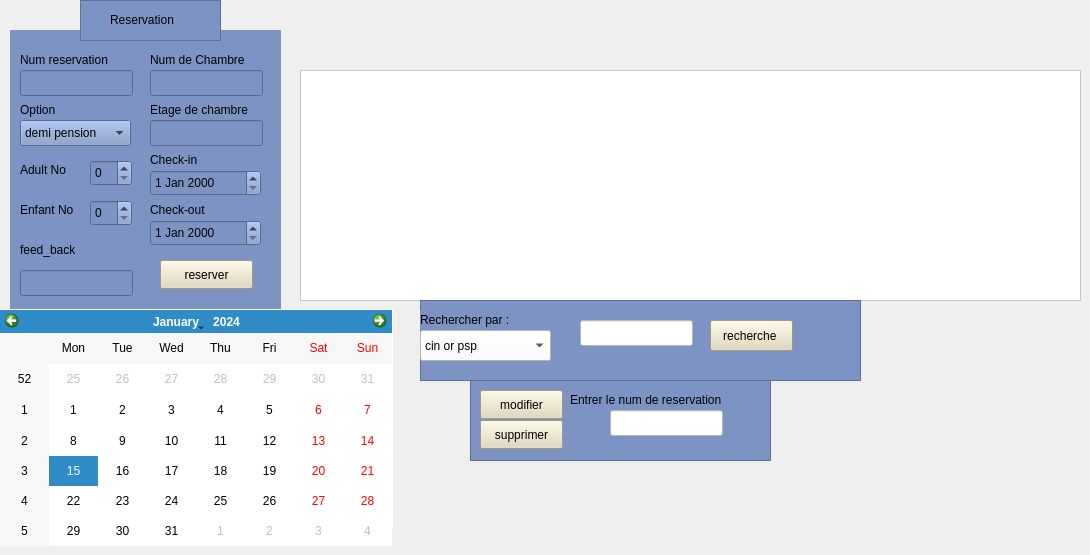
     <widget class="QWidget" name="tab_18">
      <attribute name="title">
       <string>reservation</string>
      </attribute>
      <widget class="QWidget" name="widget_8" native="true">
       <property name="geometry">
        <rect>
         <x>10</x>
         <y>30</y>
         <width>271</width>
         <height>281</height>
        </rect>
       </property>
       <property name="styleSheet">
        <string notr="true">background-color:#7C93C3;
</string>
       </property>
       <widget class="QLabel" name="label_104">
        <property name="geometry">
         <rect>
          <x>140</x>
          <y>120</y>
          <width>63</width>
          <height>20</height>
         </rect>
        </property>
        <property name="text">
         <string>Check-in</string>
        </property>
       </widget>
       <widget class="QDateEdit" name="dateEdit_CHECK_OUT">
        <property name="geometry">
         <rect>
          <x>140</x>
          <y>190</y>
          <width>111</width>
          <height>26</height>
         </rect>
        </property>
       </widget>
       <widget class="QLabel" name="label_105">
        <property name="geometry">
         <rect>
          <x>140</x>
          <y>170</y>
          <width>81</width>
          <height>20</height>
         </rect>
        </property>
        <property name="text">
         <string>Check-out</string>
        </property>
       </widget>
       <widget class="QDateEdit" name="dateEdit_CHECK_IN">
        <property name="geometry">
         <rect>
          <x>140</x>
          <y>140</y>
          <width>111</width>
          <height>26</height>
         </rect>
        </property>
       </widget>
       <widget class="QLabel" name="label_106">
        <property name="geometry">
         <rect>
          <x>140</x>
          <y>20</y>
          <width>121</width>
          <height>20</height>
         </rect>
        </property>
        <property name="text">
         <string>Num de Chambre</string>
        </property>
       </widget>
       <widget class="QLineEdit" name="lineEdit_NUM_CHAMBRE">
        <property name="geometry">
         <rect>
          <x>140</x>
          <y>40</y>
          <width>113</width>
          <height>26</height>
         </rect>
        </property>
       </widget>
       <widget class="QLabel" name="label_107">
        <property name="geometry">
         <rect>
          <x>140</x>
          <y>70</y>
          <width>131</width>
          <height>20</height>
         </rect>
        </property>
        <property name="text">
         <string>Etage de chambre</string>
        </property>
       </widget>
       <widget class="QLineEdit" name="lineEdit_ETAGE">
        <property name="geometry">
         <rect>
          <x>140</x>
          <y>90</y>
          <width>113</width>
          <height>26</height>
         </rect>
        </property>
       </widget>
       <widget class="QLabel" name="label_109">
        <property name="geometry">
         <rect>
          <x>10</x>
          <y>130</y>
          <width>61</width>
          <height>20</height>
         </rect>
        </property>
        <property name="text">
         <string>Adult No</string>
        </property>
       </widget>
       <widget class="QSpinBox" name="spinBox_NUM_ADULT">
        <property name="geometry">
         <rect>
          <x>80</x>
          <y>130</y>
          <width>42</width>
          <height>26</height>
         </rect>
        </property>
       </widget>
       <widget class="QLabel" name="label_110">
        <property name="geometry">
         <rect>
          <x>10</x>
          <y>170</y>
          <width>81</width>
          <height>20</height>
         </rect>
        </property>
        <property name="text">
         <string>Enfant No</string>
        </property>
       </widget>
       <widget class="QSpinBox" name="spinBox_NUM_ENFANT">
        <property name="geometry">
         <rect>
          <x>80</x>
          <y>170</y>
          <width>42</width>
          <height>26</height>
         </rect>
        </property>
       </widget>
       <widget class="QPushButton" name="ajouterReservationButton">
        <property name="geometry">
         <rect>
          <x>150</x>
          <y>230</y>
          <width>93</width>
          <height>29</height>
         </rect>
        </property>
        <property name="styleSheet">
         <string notr="true">background-color:#E1D7B7;
color: rgb(0, 0, 0);</string>
        </property>
        <property name="text">
         <string>reserver</string>
        </property>
       </widget>
       <widget class="QLabel" name="label_36">
        <property name="geometry">
         <rect>
          <x>10</x>
          <y>70</y>
          <width>63</width>
          <height>20</height>
         </rect>
        </property>
        <property name="text">
         <string>Option</string>
        </property>
       </widget>
       <widget class="QLabel" name="label_108">
        <property name="geometry">
         <rect>
          <x>10</x>
          <y>20</y>
          <width>121</width>
          <height>20</height>
         </rect>
        </property>
        <property name="text">
         <string>Num reservation</string>
        </property>
       </widget>
       <widget class="QLineEdit" name="lineEdit_NUM_RES">
        <property name="geometry">
         <rect>
          <x>10</x>
          <y>40</y>
          <width>113</width>
          <height>26</height>
         </rect>
        </property>
       </widget>
       <widget class="QComboBox" name="comboBox_OPTIONS">
        <property name="geometry">
         <rect>
          <x>10</x>
          <y>90</y>
          <width>111</width>
          <height>26</height>
         </rect>
        </property>
        <item>
         <property name="text">
          <string>demi pension</string>
         </property>
        </item>
        <item>
         <property name="text">
          <string>all</string>
         </property>
        </item>
        <item>
         <property name="text">
          <string>all soft</string>
         </property>
        </item>
       </widget>
       <widget class="QLabel" name="label_111">
        <property name="geometry">
         <rect>
          <x>10</x>
          <y>210</y>
          <width>81</width>
          <height>20</height>
         </rect>
        </property>
        <property name="text">
         <string>feed_back</string>
        </property>
       </widget>
       <widget class="QLineEdit" name="lineEdit_FEED_BACK">
        <property name="geometry">
         <rect>
          <x>10</x>
          <y>240</y>
          <width>113</width>
          <height>26</height>
         </rect>
        </property>
       </widget>
      </widget>
      <widget class="QFrame" name="frame_5">
       <property name="geometry">
        <rect>
         <x>80</x>
         <y>0</y>
         <width>141</width>
         <height>41</height>
        </rect>
       </property>
       <property name="styleSheet">
        <string notr="true">background-color:#7C93C3;
</string>
       </property>
       <property name="frameShape">
        <enum>QFrame::Shape::StyledPanel</enum>
       </property>
       <property name="frameShadow">
        <enum>QFrame::Shadow::Raised</enum>
       </property>
       <widget class="QLabel" name="label_37">
        <property name="geometry">
         <rect>
          <x>30</x>
          <y>10</y>
          <width>91</width>
          <height>20</height>
         </rect>
        </property>
        <property name="text">
         <string>Reservation</string>
        </property>
       </widget>
      </widget>
      <widget class="QTableView" name="reservationTableView">
       <property name="geometry">
        <rect>
         <x>300</x>
         <y>70</y>
         <width>781</width>
         <height>231</height>
        </rect>
       </property>
       <property name="styleSheet">
        <string notr="true">background-color: rgb(255, 255, 255);</string>
       </property>
      </widget>
      <widget class="QFrame" name="frame_10">
       <property name="geometry">
        <rect>
         <x>420</x>
         <y>300</y>
         <width>441</width>
         <height>81</height>
        </rect>
       </property>
       <property name="styleSheet">
        <string notr="true">background-color:#7C93C3;
</string>
       </property>
       <property name="frameShape">
        <enum>QFrame::Shape::StyledPanel</enum>
       </property>
       <property name="frameShadow">
        <enum>QFrame::Shadow::Raised</enum>
       </property>
       <widget class="QPushButton" name="pushButton_22">
        <property name="geometry">
         <rect>
          <x>290</x>
          <y>20</y>
          <width>83</width>
          <height>31</height>
         </rect>
        </property>
        <property name="styleSheet">
         <string notr="true">background-color:#E1D7B7;
color: rgb(0, 0, 0);</string>
        </property>
        <property name="text">
         <string>recherche </string>
        </property>
       </widget>
       <widget class="QLabel" name="label_38">
        <property name="geometry">
         <rect>
          <x>0</x>
          <y>10</y>
          <width>131</width>
          <height>20</height>
         </rect>
        </property>
        <property name="styleSheet">
         <string notr="true">color : rgb(0, 0, 0) ;</string>
        </property>
        <property name="text">
         <string>Rechercher par :</string>
        </property>
       </widget>
       <widget class="QComboBox" name="comboBox_8">
        <property name="geometry">
         <rect>
          <x>0</x>
          <y>30</y>
          <width>131</width>
          <height>31</height>
         </rect>
        </property>
        <property name="styleSheet">
         <string notr="true">background-color: rgb(255, 255, 255);</string>
        </property>
        <item>
         <property name="text">
          <string>cin or psp</string>
         </property>
        </item>
        <item>
         <property name="text">
          <string>nom &amp; prenom</string>
         </property>
        </item>
        <item>
         <property name="text">
          <string>numero</string>
         </property>
        </item>
       </widget>
       <widget class="QLineEdit" name="lineEdit_99">
        <property name="geometry">
         <rect>
          <x>160</x>
          <y>20</y>
          <width>113</width>
          <height>26</height>
         </rect>
        </property>
        <property name="styleSheet">
         <string notr="true">background-color: rgb(255, 255, 255);</string>
        </property>
       </widget>
      </widget>
      <widget class="QLabel" name="label_39">
       <property name="geometry">
        <rect>
         <x>2</x>
         <y>309</y>
         <width>391</width>
         <height>221</height>
        </rect>
       </property>
       <property name="styleSheet">
        <string notr="true">background-color: rgb(255, 255, 255);</string>
       </property>
       <property name="text">
        <string/>
       </property>
      </widget>
      <widget class="QCalendarWidget" name="calendarWidget">
       <property name="geometry">
        <rect>
         <x>0</x>
         <y>310</y>
         <width>392</width>
         <height>236</height>
        </rect>
       </property>
      </widget>
      <widget class="QFrame" name="frame_12">
       <property name="geometry">
        <rect>
         <x>470</x>
         <y>380</y>
         <width>301</width>
         <height>81</height>
        </rect>
       </property>
       <property name="styleSheet">
        <string notr="true">background-color:#7C93C3;
</string>
       </property>
       <property name="frameShape">
        <enum>QFrame::Shape::StyledPanel</enum>
       </property>
       <property name="frameShadow">
        <enum>QFrame::Shadow::Raised</enum>
       </property>
       <widget class="QPushButton" name="modifierReservationButton">
        <property name="geometry">
         <rect>
          <x>10</x>
          <y>10</y>
          <width>83</width>
          <height>29</height>
         </rect>
        </property>
        <property name="styleSheet">
         <string notr="true">background-color:#E1D7B7;
color: rgb(0, 0, 0);</string>
        </property>
        <property name="text">
         <string>modifier</string>
        </property>
       </widget>
       <widget class="QPushButton" name="supprimerReservationButton">
        <property name="geometry">
         <rect>
          <x>10</x>
          <y>40</y>
          <width>83</width>
          <height>29</height>
         </rect>
        </property>
        <property name="styleSheet">
         <string notr="true">background-color:#E1D7B7;
color: rgb(0, 0, 0);</string>
        </property>
        <property name="text">
         <string>supprimer</string>
        </property>
       </widget>
       <widget class="QLineEdit" name="lineEdit_NUM_RES1">
        <property name="geometry">
         <rect>
          <x>140</x>
          <y>30</y>
          <width>113</width>
          <height>26</height>
         </rect>
        </property>
        <property name="styleSheet">
         <string notr="true">background-color: rgb(255, 255, 255);</string>
        </property>
       </widget>
       <widget class="QLabel" name="label_40">
        <property name="geometry">
         <rect>
          <x>100</x>
          <y>10</y>
          <width>191</width>
          <height>20</height>
         </rect>
        </property>
        <property name="text">
         <string>Entrer le num de reservation</string>
        </property>
       </widget>
      </widget>
     </widget>
